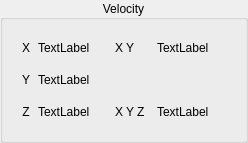
             <widget class="QGroupBox" name="groupBox">
              <property name="title">
               <string>Velocity</string>
              </property>
              <property name="alignment">
               <set>Qt::AlignCenter</set>
              </property>
              <layout class="QVBoxLayout" name="verticalLayout_30">
               <item>
                <layout class="QGridLayout" name="gridLayout_24">
                 <property name="leftMargin">
                  <number>2</number>
                 </property>
                 <property name="topMargin">
                  <number>2</number>
                 </property>
                 <property name="rightMargin">
                  <number>2</number>
                 </property>
                 <property name="bottomMargin">
                  <number>2</number>
                 </property>
                 <property name="spacing">
                  <number>2</number>
                 </property>
                 <item row="1" column="1">
                  <widget class="QLabel" name="joint_1_vel_min_lb">
                   <property name="minimumSize">
                    <size>
                     <width>75</width>
                     <height>30</height>
                    </size>
                   </property>
                   <property name="text">
                    <string>TextLabel</string>
                   </property>
                  </widget>
                 </item>
                 <item row="1" column="0">
                  <widget class="QLabel" name="label_116">
                   <property name="minimumSize">
                    <size>
                     <width>20</width>
                     <height>30</height>
                    </size>
                   </property>
                   <property name="text">
                    <string>Y</string>
                   </property>
                   <property name="alignment">
                    <set>Qt::AlignCenter</set>
                   </property>
                  </widget>
                 </item>
                 <item row="0" column="2">
                  <widget class="QLabel" name="label_117">
                   <property name="minimumSize">
                    <size>
                     <width>25</width>
                     <height>30</height>
                    </size>
                   </property>
                   <property name="text">
                    <string>X Y</string>
                   </property>
                  </widget>
                 </item>
                 <item row="0" column="0">
                  <widget class="QLabel" name="label_114">
                   <property name="minimumSize">
                    <size>
                     <width>20</width>
                     <height>30</height>
                    </size>
                   </property>
                   <property name="text">
                    <string>X</string>
                   </property>
                   <property name="alignment">
                    <set>Qt::AlignCenter</set>
                   </property>
                  </widget>
                 </item>
                 <item row="0" column="1">
                  <widget class="QLabel" name="joint_0_vel_min_lb">
                   <property name="minimumSize">
                    <size>
                     <width>75</width>
                     <height>30</height>
                    </size>
                   </property>
                   <property name="text">
                    <string>TextLabel</string>
                   </property>
                  </widget>
                 </item>
                 <item row="2" column="0">
                  <widget class="QLabel" name="label_115">
                   <property name="minimumSize">
                    <size>
                     <width>20</width>
                     <height>30</height>
                    </size>
                   </property>
                   <property name="text">
                    <string>Z</string>
                   </property>
                   <property name="alignment">
                    <set>Qt::AlignCenter</set>
                   </property>
                  </widget>
                 </item>
                 <item row="2" column="1">
                  <widget class="QLabel" name="joint_2_vel_min_lb">
                   <property name="minimumSize">
                    <size>
                     <width>75</width>
                     <height>30</height>
                    </size>
                   </property>
                   <property name="text">
                    <string>TextLabel</string>
                   </property>
                  </widget>
                 </item>
                 <item row="0" column="3">
                  <widget class="QLabel" name="two_vel_lb1">
                   <property name="minimumSize">
                    <size>
                     <width>75</width>
                     <height>30</height>
                    </size>
                   </property>
                   <property name="text">
                    <string>TextLabel</string>
                   </property>
                   <property name="joint_0" stdset="0">
                    <number>0</number>
                   </property>
                   <property name="joint_1" stdset="0">
                    <number>1</number>
                   </property>
                   <property name="function" stdset="0">
                    <string>two_joint_velocity</string>
                   </property>
                  </widget>
                 </item>
                 <item row="2" column="2">
                  <widget class="QLabel" name="label_118">
                   <property name="minimumSize">
                    <size>
                     <width>40</width>
                     <height>30</height>
                    </size>
                   </property>
                   <property name="text">
                    <string>X Y Z</string>
                   </property>
                  </widget>
                 </item>
                 <item row="2" column="3">
                  <widget class="QLabel" name="three_vel_lb1">
                   <property name="minimumSize">
                    <size>
                     <width>75</width>
                     <height>30</height>
                    </size>
                   </property>
                   <property name="text">
                    <string>TextLabel</string>
                   </property>
                   <property name="joint_0" stdset="0">
                    <number>0</number>
                   </property>
                   <property name="joint_1" stdset="0">
                    <number>1</number>
                   </property>
                   <property name="joint_2" stdset="0">
                    <number>2</number>
                   </property>
                   <property name="function" stdset="0">
                    <string>three_joint_velocity</string>
                   </property>
                  </widget>
                 </item>
                </layout>
               </item>
              </layout>
             </widget>
